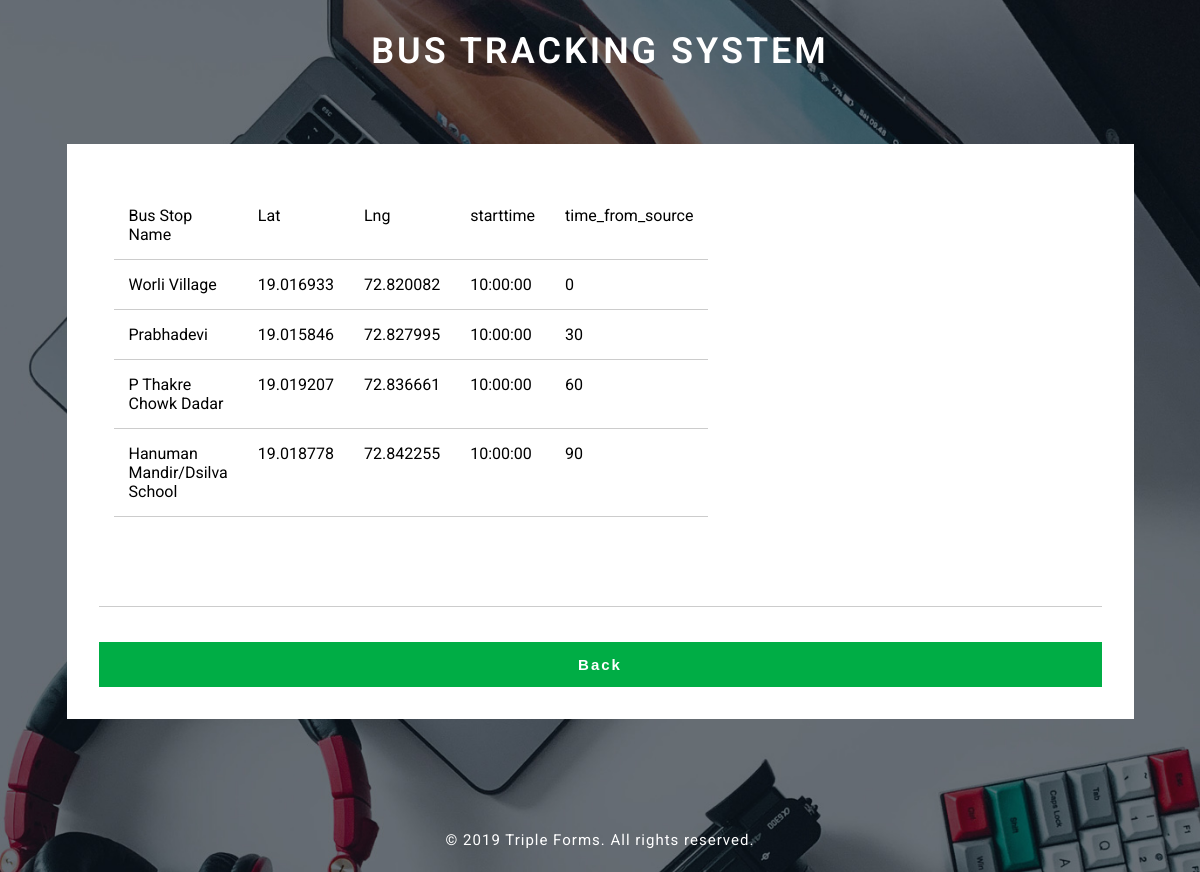
The app's page /web/busDetail.php?bus_id=1 with its own data.
### tables this page shows
CREATE TABLE `bus_stop` (
  `id` bigint(20) NOT NULL,
  `lat` varchar(128) NOT NULL,
  `lng` varchar(128) NOT NULL,
  `name` varchar(256) NOT NULL
);

CREATE TABLE `bus_timing` (
  `bus_id` int(11) NOT NULL,
  `time` time NOT NULL
);

CREATE TABLE `route_stops` (
  `route_id` int(11) NOT NULL,
  `stop_number` int(11) NOT NULL,
  `bus_stop_id` int(11) NOT NULL,
  `time_from_source` int(11) NOT NULL
);

### web/dbo.php (called while the page is built)
<?php
	class dbo{
		public static $host="localhost";
		public static $user="root";
		public static $db="bustrackingsystem";
		public static $password="";
		public static function getResultSetForQuery($query)
		{
			$link = mysqli_connect(dbo::$host, dbo::$user,dbo::$password);
			$link->set_charset("utf8");
			mysqli_select_db($link,dbo::$db);
			$result = mysqli_query($link,$query);
			$num_rows = 0;
			if($result)
				$num_rows = mysqli_num_rows($result);
			if($num_rows > 0)
				return $result;
			else
				return false;
		}
	}
?>

### web/busDetail.php (the view, shortened to what this page needs)
<!DOCTYPE HTML>
<?php include 'dbo.php' ?>
<html lang="en">
<head>
	<link rel="stylesheet" href="css/style.css" type="text/css" media="all" />
	<link href="css/font-awesome.min.css" rel="stylesheet">
</head>
<body>
	<div class="main-bg">
		<h1>Bus Tracking System</h1>
		<div class="sub-main-amum-mk">
			<div>
				<div id="section1" class="section-amum-mkls">
					<article>
					<form>
						<table width='100%'>
							<tr>
								<td width="40%" style="vertical-align: top;">
									<table width='100%' class='table'>
										<tr>
											<td>Bus Stop Name</td>
											<td>Lat</td>
											<td>Lng</td>
											<td>starttime</td>
											<td>time_from_source</td>
										</tr>
										<?php
										if(isset($_GET['bus_id'])){
											$query = "SELECT bs.*,bt.time,rs.time_from_source
														FROM
															bus b,
															route_stops rs,
															bus_stop bs,
															bus_timing bt
														WHERE
															b.id = ".$_GET['bus_id']." And
															b.route_id = rs.route_id And
															rs.bus_stop_id = bs.id And
															bt.bus_id=b.id";
											$resultSet = dbo::getResultSetForQuery($query);
											if($resultSet){
												while($row = mysqli_fetch_array($resultSet)){
													echo "<tr data-type='busstop'>
															<td data-type='stop_name'>".$row['name']."</td>
															<td data-type='latitude'>".$row['lat']."</td>
															<td data-type='longitude'>".$row['lng']."</td>
															<td>".$row['time']."</td>
															<td>".$row['time_from_source']."</td>
														</tr>";
												}
											}
										}
									?>
									</table>
								</td>
								<td width='60%'>
									<div id="map" style="height:400px"><i class="ion ion-loading-a"></i></div>
								</td>
							</tr>
						</table>
						<button type="submit" class="btn submit" formaction="index.php">Back</button>
					</form>
					</article>
				</div>
			</div>
		</div>
		<div class="copyright">
			<h2>&copy; 2019 Triple Forms. All rights reserved.
			</h2>
		</div>
	</div>
</body>
</html>

### web/css/style.css (style rules this page uses)
html, body, div, span, applet, object, iframe, h1, h2, h3, h4, h5, h6, p, blockquote, pre, a, abbr, acronym, address, big, cite, code, del, dfn, em, img, ins, kbd, q, s, samp, small, strike, sub, sup, tt, var, b, u, i, dl, dt, dd, ol, nav ul, nav li, fieldset, form, label, legend, table, caption, tbody, tfoot, thead, tr, th, td, article, aside, canvas, details, embed, figure, figcaption, copyright, header, hgroup, menu, nav, output, ruby, section, summary, time, mark, audio, video { margin: 0; padding: 0; border: 0; font-size: 100%; font: inherit; vertical-align: baseline; }
article, aside, details, figcaption, figure, copyright, header, hgroup, menu, nav, section { display: block; }
table { border-collapse: collapse; border-spacing: 0; }
table tr { border-bottom:1px solid #ccc }
table td { padding:15px }
body { font-size: 100%; font-family: 'Roboto', sans-serif; }
.main-bg { background: url(../images/b4.jpg) no-repeat center; background-size: cover; -webkit-background-size: cover; -moz-background-size: cover; -o-background-size: cover; -ms-background-size: cover; min-height: 100vh; }
h1 { font-size: 3vw; color: #fff; text-align: center; padding: 2.5vw 1vw 1vw; letter-spacing: 3px; text-transform: uppercase; font-weight: 600; }
.sub-main-amum-mk { margin: 1.5vw 16vw; margin: 5vw auto; max-width: 1067px; }
.sub-main-amum-mk form { background: #ffff; padding: 2em; }
.submit { margin: 2.3em auto 0; background: #00ad45; border: none; cursor: pointer; font-weight: 600; -webkit-transition: 0.5s all; -o-transition: 0.5s all; -moz-transition: 0.5s all; -ms-transition: 0.5s all; transition: 0.5s all; display: block; color: #fff; padding: 14px 30px; -webkit-border-radius: 0; -o-border-radius: 0; -ms-border-radius: 0; -moz-border-radius: 0; border-radius: 0; font-size: 15px; letter-spacing: 2px; width: 100%; }
.copyright { margin-top: 9vw; padding-bottom: 1.5vw; }
.copyright h2 { font-size: 15px; color: #fff; letter-spacing: 1px; text-align: center; line-height: 1.8; }

### records on screen
bus_stop: name "Worli Village", lat "19.016933", lng "72.820082", bus_timing.time "10:00:00", route_stops.time_from_source "0"
bus_stop: name "Prabhadevi", lat "19.015846", lng "72.827995", bus_timing.time "10:00:00", route_stops.time_from_source "30"
bus_stop: name "P Thakre Chowk Dadar", lat "19.019207", lng "72.836661", bus_timing.time "10:00:00", route_stops.time_from_source "60"
bus_stop: name "Hanuman Mandir/Dsilva School", lat "19.018778", lng "72.842255", bus_timing.time "10:00:00", route_stops.time_from_source "90"
